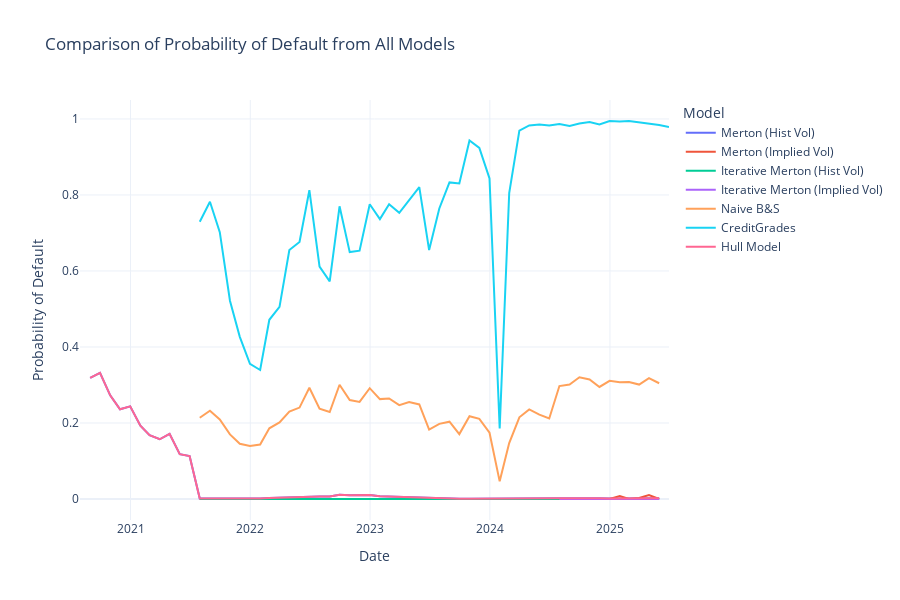

The code cell stored with this chart in its notebook:
### Markdown cell above
## Comparing Probability of Default Across All Models

In this step, we consolidate the results from all previously developed structural credit risk models to visually compare their **Probability of Default (PD)** estimates over time.

---

### What This Chart Shows

This graph plots the monthly PD values computed using:

- **Merton Model (Historical Volatility)**  
- **Merton Model (Implied Volatility)**  
- **Iterative Merton Model (Historical Volatility)**  
- **Iterative Merton Model (Implied Volatility)**  
- **Naïve Black & Scholes Approximation**  
- **CreditGrades Model**  
- **Hull Model (2004)**

Each line reflects how a particular model estimates Ford’s credit risk at different time points.

---

### Why Compare All Models?

- To understand how different assumptions (e.g., historical vs. implied volatility) affect risk estimates.  
- To identify which models are more conservative or reactive in assessing PD.  
- To determine the **consistency or divergence** across different methodologies.

This comprehensive comparison supports assessment of **model robustness**, uncovers **market sensitivity**, and enables **more informed credit risk decision-making**.

---

*Tip: Use the interactive legend to isolate specific models or zoom into periods of interest for deeper insights.*

### Code cell
import plotly.graph_objects as go

fig = go.Figure()

# Add traces for each PD model
fig.add_trace(go.Scatter(x=df.index, y=df["PD (Merton)"], mode='lines', name='Merton (Hist Vol)'))
fig.add_trace(go.Scatter(x=df.index, y=df["PD (Implied Vol)"], mode='lines', name='Merton (Implied Vol)'))
fig.add_trace(go.Scatter(x=df.index, y=df["PD (Iter HistVol)"], mode='lines', name='Iterative Merton (Hist Vol)'))
fig.add_trace(go.Scatter(x=df.index, y=df["PD (Iter ImplVol)"], mode='lines', name='Iterative Merton (Implied Vol)'))
fig.add_trace(go.Scatter(x=df.index, y=df["PD (Naive)"], mode='lines', name='Naive B&S'))
fig.add_trace(go.Scatter(x=df.index, y=df["PD (CG)"], mode='lines', name='CreditGrades'))
fig.add_trace(go.Scatter(x=df.index, y=df["PD (Hull)"], mode='lines', name='Hull Model'))

# Layout settings
fig.update_layout(
    title="Comparison of Probability of Default from All Models",
    xaxis_title="Date",
    yaxis_title="Probability of Default",
    legend_title="Model",
    template="plotly_white",
    height=600
)

fig.show()
